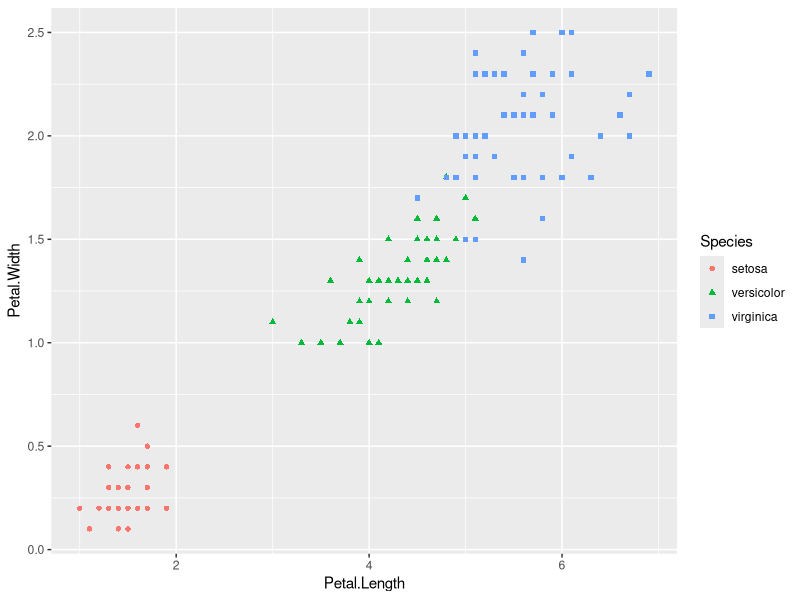
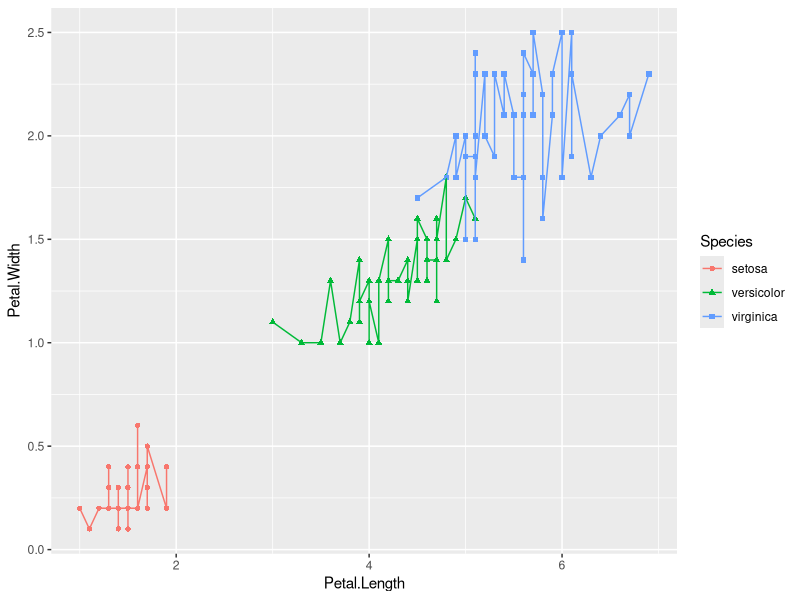
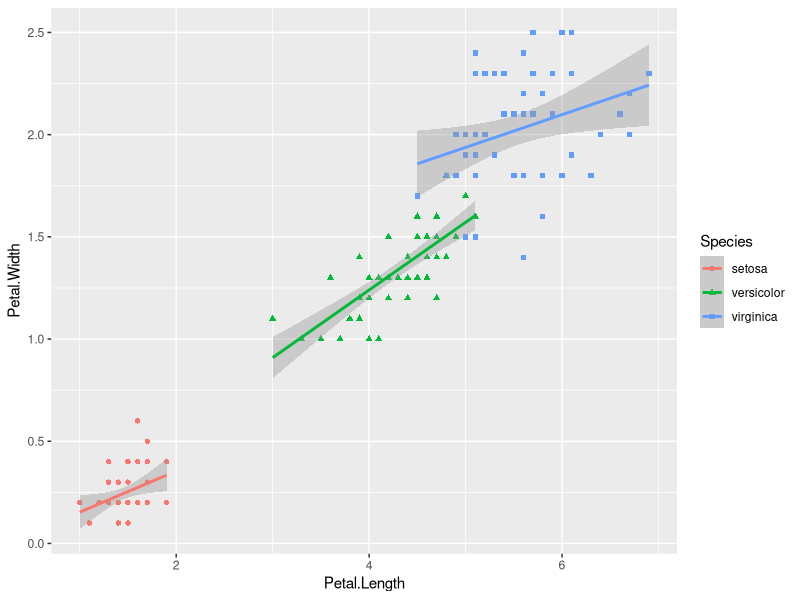
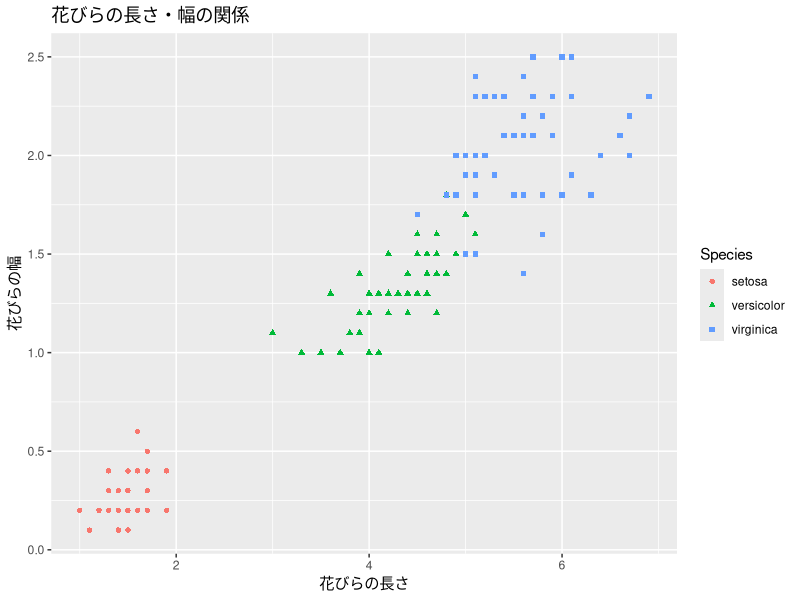
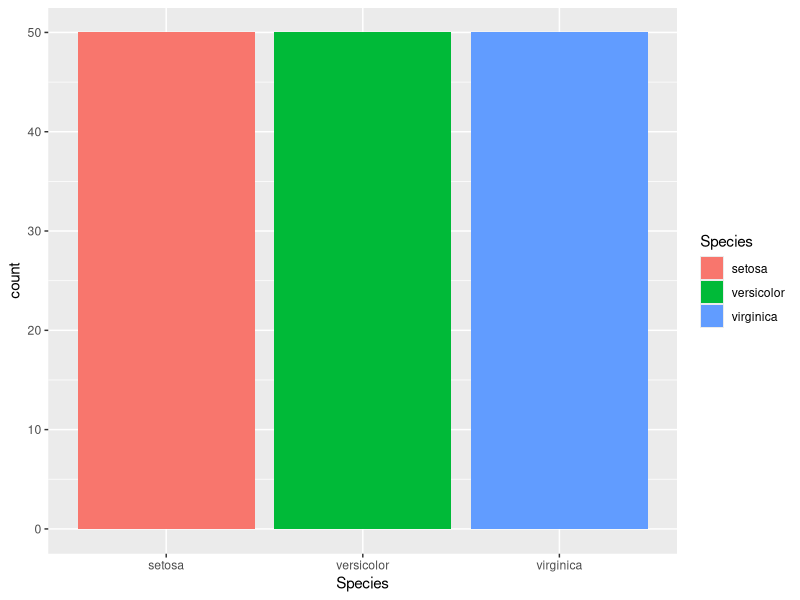
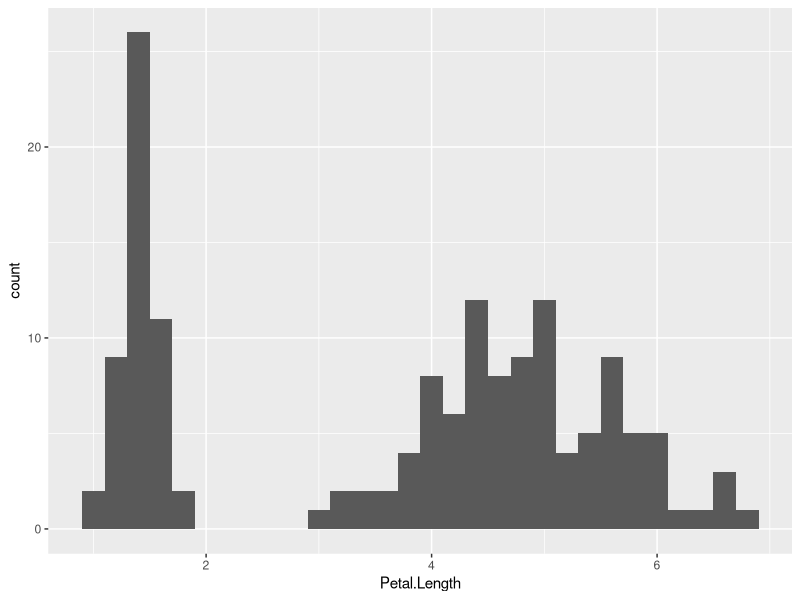
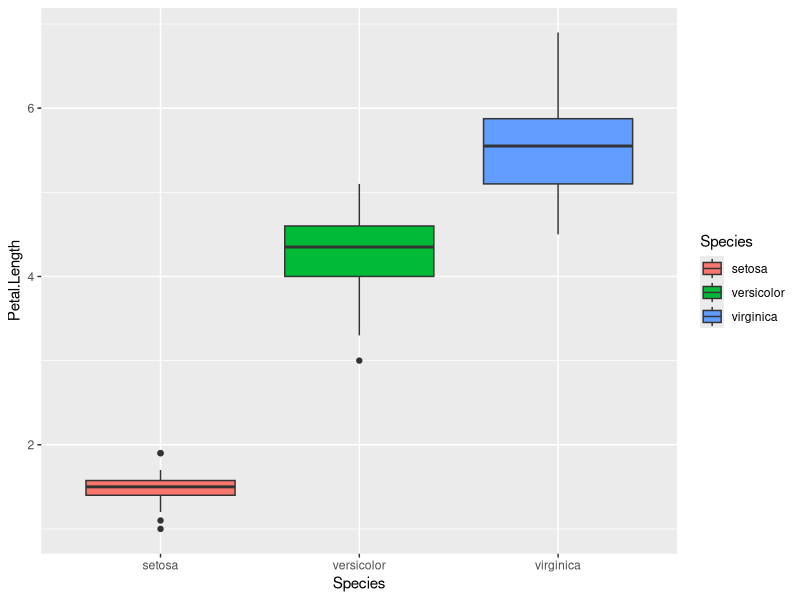
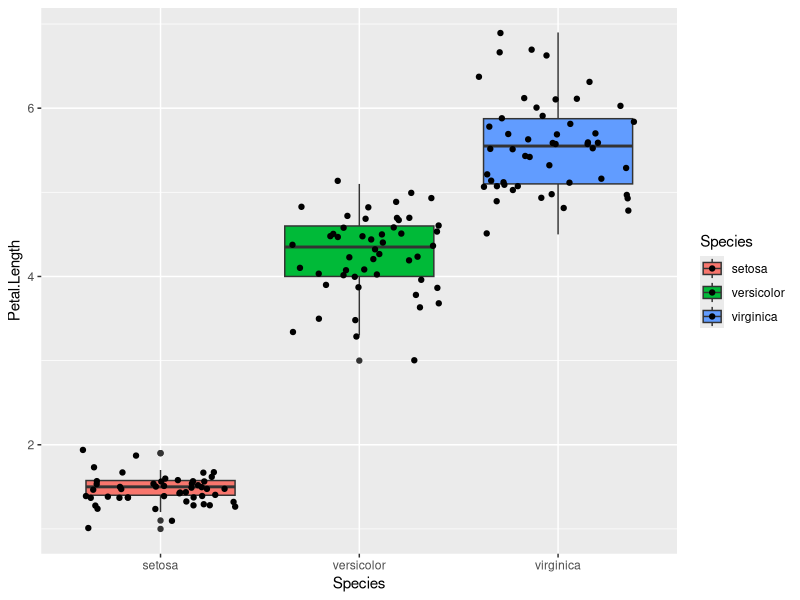

Reproduce these figures in R, in order.
## ---- chunk 1
knitr::opts_chunk$set(message=FALSE,warning=FALSE, cache=TRUE)
library(ggplot2)
## ---- chunk 2
# irisデータの先頭5行を表示
head(iris,5)
## ---- chunk 3
# 散布図
ggplot(iris, aes(x=Petal.Length, y=Petal.Width, col=Species, shape=Species)) +
  geom_point()
## ---- chunk 4
# 散布図（折れ線付加して作図）
g0 = ggplot(iris, aes(x=Petal.Length, y=Petal.Width, col=Species, shape=Species)) 
g1 = g0 + geom_point()
g1 + geom_line() # ggplotオブジェクトの表示＝作図となる
## ---- chunk 5
# 散布図（回帰直線付加して作図）
g1 + geom_smooth(method="lm")
## ---- chunk 6
# 散布図（グラフタイトル追加・軸名変更して作図）
g1 + labs(title="花びらの長さ・幅の関係", x="花びらの長さ", y="花びらの幅")
## ---- chunk 7
# 棒グラフ
ggplot(iris, aes(x=Species, fill=Species)) +
  geom_bar()
## ---- chunk 8
# ヒストグラム
ggplot(iris, aes(x=Petal.Length)) +
  geom_histogram(binwidth=0.2)
## ---- chunk 9
# 箱ひげ図
gbox = ggplot(iris, aes(x=Species, y=Petal.Length, fill=Species)) +
  geom_boxplot()
gbox
## ---- chunk 10
# 箱ひげ図（データ点を加えて作図）
gbox + geom_jitter()
## ---- chunk 11
# violinプロット
ggplot(iris, aes(x=Species, y=Petal.Length, fill=Species)) +
  geom_violin() +
  geom_jitter()
